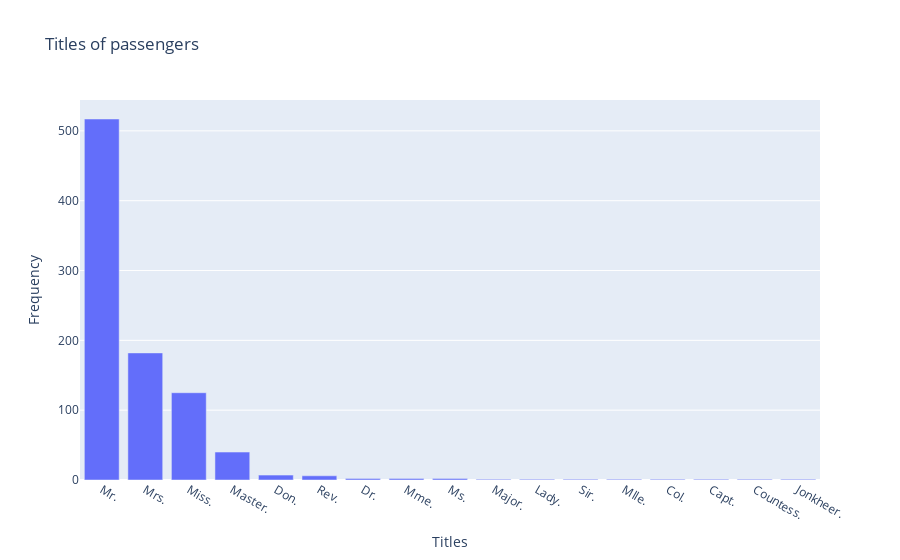

Notebook code cell kept with this figure:
### Code cell
import plotly.graph_objs as go
import plotly.offline as pyo
from plotly.offline import iplot

# Create a bar chart
data = go.Bar(
            x=df.Name.unique(),
            y=df['Name'].value_counts()
)

# Create a layout, if you want to customize the chart
layout = go.Layout(
    title='Titles of passengers',
    xaxis=dict(title='Titles'),
    yaxis=dict(title='Frequency'),
)

# Create a figure with the data and layout
fig = go.Figure(data=data, layout=layout)

# Plot the figure
# pyo.plot(fig, filename='bar_chart.html', auto_open=False)
iplot(fig)

### Figure 1 — Plotly figure (JSON) as saved in the notebook; plotly's stock layout.template omitted (floating-point values rounded to 4 significant figures)
{"data": [{"type": "bar", "x": ["Mr.", "Mrs.", "Miss.", "Master.", "Don.", "Rev.", "Dr.", "Mme.", "Ms.", "Major.", "Lady.", "Sir.", "Mlle.", "Col.", "Capt.", "Countess.", "Jonkheer."], "y": [517, 182, 125, 40, 7, 6, 2, 2, 2, 1, 1, 1, 1, 1, 1, 1, 1]}], "layout": {"title": {"text": "Titles of passengers"}, "xaxis": {"title": {"text": "Titles"}}, "yaxis": {"title": {"text": "Frequency"}}}}
